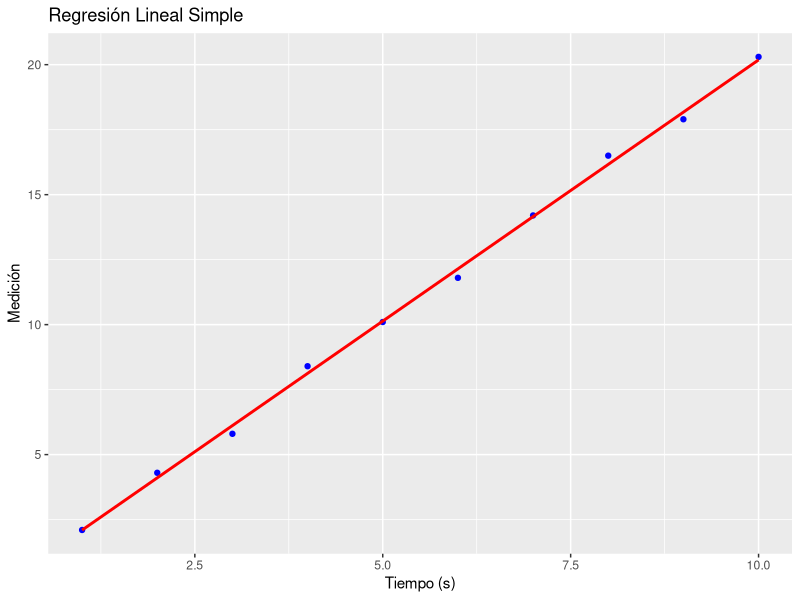

This chart was generated by the following R code:
library(ggplot2)

# Datos simulados de un experimento
datos <- data.frame(
  tiempo = c(1, 2, 3, 4, 5, 6, 7, 8, 9, 10),
  medicion = c(2.1, 4.3, 5.8, 8.4, 10.1, 11.8, 14.2, 16.5, 17.9, 20.3)
)

# Modelo de regresión lineal
modelo <- lm(medicion ~ tiempo, data = datos)
print(summary(modelo))

# Gráfico de dispersión con línea de tendencia
ggplot(datos, aes(x = tiempo, y = medicion)) +
  geom_point(color = "blue") +
  geom_smooth(method = "lm", color = "red", se = FALSE) +
  labs(title = "Regresión Lineal Simple", x = "Tiempo (s)", y = "Medición")
